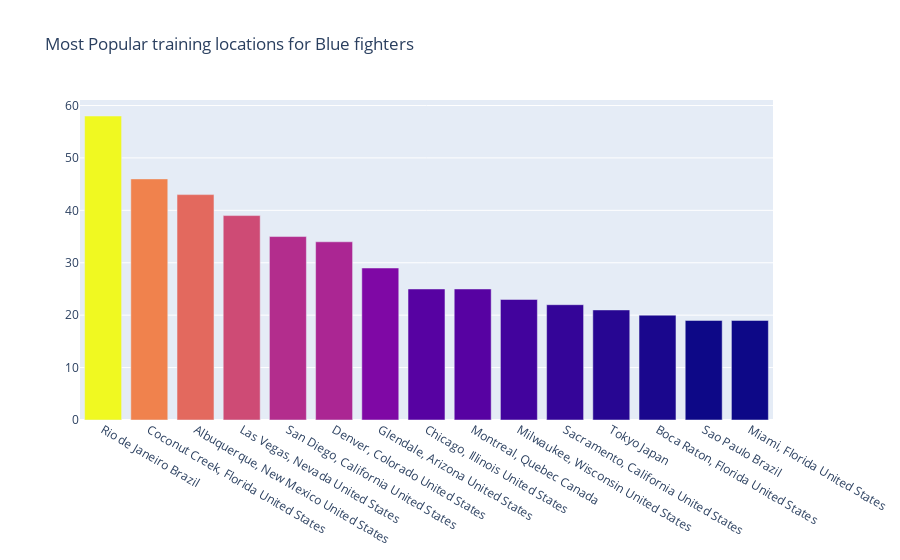

Here is the notebook cell this chart was saved with:
### Markdown cell above
Brazil has emerged as a highly popular training spot for UFC fighters due to a combination of factors that make it a conducive environment for skill development and preparation. One key aspect is the rich history of mixed martial arts (MMA) in Brazil, with a deep-rooted culture of Brazilian Jiu-Jitsu (BJJ) that has produced some of the sport's legendary figures. The presence of renowned BJJ academies and experienced coaches attracts fighters worldwide to hone their ground game and grappling skills.

### Code cell
cnt_srs = df['B_Location'].value_counts().head(15)

trace = go.Bar(
    x=cnt_srs.index,
    y=cnt_srs.values,
    marker=dict(
        color=cnt_srs.values,
    ),
)

layout = go.Layout(
    title='Most Popular training locations for Blue fighters'
)

data = [trace]
fig = go.Figure(data=data, layout=layout)
offline.iplot(fig, filename="Ratio")

### Figure 1 — Plotly figure (JSON) as saved in the notebook; plotly's stock layout.template omitted (floating-point values rounded to 4 significant figures)
{"data": [{"marker": {"color": [58, 46, 43, 39, 35, 34, 29, 25, 25, 23, 22, 21, 20, 19, 19]}, "x": ["Rio de Janeiro Brazil", "Coconut Creek, Florida United States", "Albuquerque, New Mexico United States", "Las Vegas, Nevada United States", "San Diego, California United States", "Denver, Colorado United States", "Glendale, Arizona United States", "Chicago, Illinois United States", "Montreal, Quebec Canada", "Milwaukee, Wisconsin United States", "Sacramento, California United States", "Tokyo Japan", "Boca Raton, Florida United States", "Sao Paulo Brazil", "Miami, Florida United States"], "y": [58, 46, 43, 39, 35, 34, 29, 25, 25, 23, 22, 21, 20, 19, 19], "type": "bar"}], "layout": {"title": {"text": "Most Popular training locations for Blue fighters"}, "xaxis": {"type": "category", "range": [-0.5, 14.5], "autorange": true}, "yaxis": {"type": "linear", "range": [0, 61.05], "autorange": true}, "autosize": true}}
